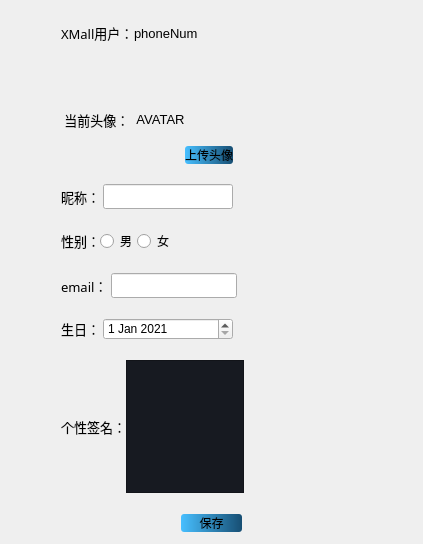
             <widget class="QWidget" name="basicInfoTab">
              <property name="styleSheet">
               <string notr="true">QLabel{
background:transparent;
font:13px;
}
QPushButton{
background-color:QLinearGradient(x1:0, y1: 0, x2: 1, y2: 0, stop: 0 rgb(71,191,255) , stop: 1 rgb(23, 78, 115));
border-style:solid;
border-color:white;
border-radius:3px;
border:0px solid ;
}

QPushButton:pressed{
background-color:QLinearGradient(x1:0, y1: 0, x2: 1, y2: 0, stop: 0 rgb(71,191,255) , stop: 1 rgb(23, 78, 115));
border-style:solid;
border-radius:3px;
border:1px solid;
}
</string>
              </property>
              <attribute name="title">
               <string>基本信息</string>
              </attribute>
              <layout class="QHBoxLayout" name="horizontalLayout_9" stretch="1,6,1">
               <item>
                <spacer name="verticalSpacer">
                 <property name="orientation">
                  <enum>Qt::Vertical</enum>
                 </property>
                 <property name="sizeHint" stdset="0">
                  <size>
                   <width>20</width>
                   <height>521</height>
                  </size>
                 </property>
                </spacer>
               </item>
               <item>
                <layout class="QVBoxLayout" name="verticalLayout_4" stretch="1,2,1,1,1,1,3,1">
                 <property name="spacing">
                  <number>20</number>
                 </property>
                 <property name="bottomMargin">
                  <number>0</number>
                 </property>
                 <item>
                  <layout class="QHBoxLayout" name="horizontalLayout" stretch="3,16,16">
                   <property name="spacing">
                    <number>0</number>
                   </property>
                   <item>
                    <widget class="QLabel" name="label_3">
                     <property name="font">
                      <font>
                       <family>Microsoft YaHei</family>
                       <pointsize>-1</pointsize>
                       <weight>50</weight>
                       <italic>false</italic>
                       <bold>false</bold>
                      </font>
                     </property>
                     <property name="styleSheet">
                      <string notr="true">*{
background:transparent;

}</string>
                     </property>
                     <property name="text">
                      <string>XMall用户：</string>
                     </property>
                    </widget>
                   </item>
                   <item>
                    <widget class="QLabel" name="phoneLabel">
                     <property name="text">
                      <string>phoneNum</string>
                     </property>
                     <property name="alignment">
                      <set>Qt::AlignLeading|Qt::AlignLeft|Qt::AlignVCenter</set>
                     </property>
                    </widget>
                   </item>
                   <item>
                    <spacer name="horizontalSpacer_7">
                     <property name="orientation">
                      <enum>Qt::Horizontal</enum>
                     </property>
                     <property name="sizeHint" stdset="0">
                      <size>
                       <width>40</width>
                       <height>20</height>
                      </size>
                     </property>
                    </spacer>
                   </item>
                  </layout>
                 </item>
                 <item>
                  <layout class="QHBoxLayout" name="horizontalLayout_8" stretch="1,2">
                   <property name="spacing">
                    <number>0</number>
                   </property>
                   <item>
                    <layout class="QHBoxLayout" name="horizontalLayout_2" stretch="1,1">
                     <property name="spacing">
                      <number>6</number>
                     </property>
                     <item>
                      <widget class="QLabel" name="label_4">
                       <property name="font">
                        <font>
                         <family>Microsoft YaHei</family>
                         <pointsize>-1</pointsize>
                         <weight>50</weight>
                         <italic>false</italic>
                         <bold>false</bold>
                        </font>
                       </property>
                       <property name="text">
                        <string> 当前头像：</string>
                       </property>
                      </widget>
                     </item>
                     <item>
                      <widget class="QLabel" name="avatarLabel">
                       <property name="sizePolicy">
                        <sizepolicy hsizetype="Fixed" vsizetype="Fixed">
                         <horstretch>0</horstretch>
                         <verstretch>0</verstretch>
                        </sizepolicy>
                       </property>
                       <property name="minimumSize">
                        <size>
                         <width>0</width>
                         <height>0</height>
                        </size>
                       </property>
                       <property name="maximumSize">
                        <size>
                         <width>200</width>
                         <height>200</height>
                        </size>
                       </property>
                       <property name="sizeIncrement">
                        <size>
                         <width>1</width>
                         <height>1</height>
                        </size>
                       </property>
                       <property name="text">
                        <string>AVATAR</string>
                       </property>
                       <property name="alignment">
                        <set>Qt::AlignCenter</set>
                       </property>
                      </widget>
                     </item>
                    </layout>
                   </item>
                   <item>
                    <layout class="QVBoxLayout" name="verticalLayout_5" stretch="5,1">
                     <property name="spacing">
                      <number>0</number>
                     </property>
                     <item>
                      <spacer name="horizontalSpacer">
                       <property name="orientation">
                        <enum>Qt::Horizontal</enum>
                       </property>
                       <property name="sizeHint" stdset="0">
                        <size>
                         <width>40</width>
                         <height>20</height>
                        </size>
                       </property>
                      </spacer>
                     </item>
                     <item>
                      <layout class="QHBoxLayout" name="horizontalLayout_10" stretch="1,4">
                       <item>
                        <widget class="QPushButton" name="avatarPushButton">
                         <property name="cursor">
                          <cursorShape>PointingHandCursor</cursorShape>
                         </property>
                         <property name="text">
                          <string>上传头像</string>
                         </property>
                        </widget>
                       </item>
                       <item>
                        <spacer name="verticalSpacer_3">
                         <property name="orientation">
                          <enum>Qt::Vertical</enum>
                         </property>
                         <property name="sizeHint" stdset="0">
                          <size>
                           <width>20</width>
                           <height>40</height>
                          </size>
                         </property>
                        </spacer>
                       </item>
                      </layout>
                     </item>
                    </layout>
                   </item>
                  </layout>
                 </item>
                 <item>
                  <layout class="QHBoxLayout" name="horizontalLayout_3" stretch="3,16,16">
                   <property name="spacing">
                    <number>3</number>
                   </property>
                   <item>
                    <widget class="QLabel" name="label_5">
                     <property name="font">
                      <font>
                       <family>Microsoft YaHei</family>
                       <pointsize>-1</pointsize>
                       <weight>50</weight>
                       <italic>false</italic>
                       <bold>false</bold>
                      </font>
                     </property>
                     <property name="text">
                      <string>昵称：</string>
                     </property>
                    </widget>
                   </item>
                   <item>
                    <widget class="QLineEdit" name="nicknameLineEdit">
                     <property name="sizePolicy">
                      <sizepolicy hsizetype="Expanding" vsizetype="Preferred">
                       <horstretch>0</horstretch>
                       <verstretch>0</verstretch>
                      </sizepolicy>
                     </property>
                     <property name="maximumSize">
                      <size>
                       <width>16777215</width>
                       <height>25</height>
                      </size>
                     </property>
                    </widget>
                   </item>
                   <item>
                    <spacer name="horizontalSpacer_2">
                     <property name="orientation">
                      <enum>Qt::Horizontal</enum>
                     </property>
                     <property name="sizeHint" stdset="0">
                      <size>
                       <width>40</width>
                       <height>20</height>
                      </size>
                     </property>
                    </spacer>
                   </item>
                  </layout>
                 </item>
                 <item>
                  <layout class="QHBoxLayout" name="horizontalLayout_4" stretch="1,1,1,8">
                   <property name="spacing">
                    <number>0</number>
                   </property>
                   <item>
                    <widget class="QLabel" name="label_6">
                     <property name="font">
                      <font>
                       <family>Microsoft YaHei</family>
                       <pointsize>-1</pointsize>
                       <weight>50</weight>
                       <italic>false</italic>
                       <bold>false</bold>
                      </font>
                     </property>
                     <property name="text">
                      <string>性别：</string>
                     </property>
                    </widget>
                   </item>
                   <item>
                    <widget class="QRadioButton" name="maleRadioButton">
                     <property name="text">
                      <string>男</string>
                     </property>
                    </widget>
                   </item>
                   <item>
                    <widget class="QRadioButton" name="femaleRadioButton">
                     <property name="text">
                      <string>女</string>
                     </property>
                    </widget>
                   </item>
                   <item>
                    <spacer name="horizontalSpacer_3">
                     <property name="orientation">
                      <enum>Qt::Horizontal</enum>
                     </property>
                     <property name="sizeHint" stdset="0">
                      <size>
                       <width>40</width>
                       <height>20</height>
                      </size>
                     </property>
                    </spacer>
                   </item>
                  </layout>
                 </item>
                 <item>
                  <layout class="QHBoxLayout" name="horizontalLayout_5" stretch="3,16,16">
                   <property name="spacing">
                    <number>3</number>
                   </property>
                   <item>
                    <widget class="QLabel" name="label_7">
                     <property name="font">
                      <font>
                       <family>Microsoft YaHei</family>
                       <pointsize>-1</pointsize>
                       <weight>50</weight>
                       <italic>false</italic>
                       <bold>false</bold>
                      </font>
                     </property>
                     <property name="text">
                      <string>email：</string>
                     </property>
                    </widget>
                   </item>
                   <item>
                    <widget class="QLineEdit" name="emailLineEdit">
                     <property name="sizePolicy">
                      <sizepolicy hsizetype="Expanding" vsizetype="Preferred">
                       <horstretch>0</horstretch>
                       <verstretch>0</verstretch>
                      </sizepolicy>
                     </property>
                     <property name="maximumSize">
                      <size>
                       <width>16777215</width>
                       <height>25</height>
                      </size>
                     </property>
                    </widget>
                   </item>
                   <item>
                    <spacer name="horizontalSpacer_4">
                     <property name="orientation">
                      <enum>Qt::Horizontal</enum>
                     </property>
                     <property name="sizeHint" stdset="0">
                      <size>
                       <width>40</width>
                       <height>20</height>
                      </size>
                     </property>
                    </spacer>
                   </item>
                  </layout>
                 </item>
                 <item>
                  <layout class="QHBoxLayout" name="horizontalLayout_6" stretch="3,16,16">
                   <property name="spacing">
                    <number>3</number>
                   </property>
                   <item>
                    <widget class="QLabel" name="label_8">
                     <property name="font">
                      <font>
                       <family>Microsoft YaHei</family>
                       <pointsize>-1</pointsize>
                       <weight>50</weight>
                       <italic>false</italic>
                       <bold>false</bold>
                      </font>
                     </property>
                     <property name="text">
                      <string>生日：</string>
                     </property>
                    </widget>
                   </item>
                   <item>
                    <widget class="QDateEdit" name="birthdayDateEdit">
                     <property name="date">
                      <date>
                       <year>2021</year>
                       <month>1</month>
                       <day>1</day>
                      </date>
                     </property>
                    </widget>
                   </item>
                   <item>
                    <spacer name="horizontalSpacer_5">
                     <property name="orientation">
                      <enum>Qt::Horizontal</enum>
                     </property>
                     <property name="sizeHint" stdset="0">
                      <size>
                       <width>40</width>
                       <height>20</height>
                      </size>
                     </property>
                    </spacer>
                   </item>
                  </layout>
                 </item>
                 <item>
                  <layout class="QHBoxLayout" name="horizontalLayout_7" stretch="3,16,16">
                   <property name="spacing">
                    <number>0</number>
                   </property>
                   <item>
                    <widget class="QLabel" name="label_9">
                     <property name="font">
                      <font>
                       <family>Microsoft YaHei</family>
                       <pointsize>-1</pointsize>
                       <weight>50</weight>
                       <italic>false</italic>
                       <bold>false</bold>
                      </font>
                     </property>
                     <property name="text">
                      <string>个性签名：</string>
                     </property>
                    </widget>
                   </item>
                   <item>
                    <widget class="QTextEdit" name="remarkTextEdit">
                     <property name="font">
                      <font>
                       <family>Microsoft YaHei</family>
                       <pointsize>10</pointsize>
                      </font>
                     </property>
                     <property name="autoFillBackground">
                      <bool>true</bool>
                     </property>
                     <property name="styleSheet">
                      <string notr="true">*{
background-color:rgb(23, 26, 33);

}
QTextEdit:hover{
background-color:rgb(23,26,33);
}</string>
                     </property>
                    </widget>
                   </item>
                   <item>
                    <spacer name="horizontalSpacer_6">
                     <property name="orientation">
                      <enum>Qt::Horizontal</enum>
                     </property>
                     <property name="sizeHint" stdset="0">
                      <size>
                       <width>40</width>
                       <height>20</height>
                      </size>
                     </property>
                    </spacer>
                   </item>
                  </layout>
                 </item>
                 <item>
                  <layout class="QHBoxLayout" name="horizontalLayout_13" stretch="6,3,6">
                   <item>
                    <spacer name="horizontalSpacer_8">
                     <property name="orientation">
                      <enum>Qt::Horizontal</enum>
                     </property>
                     <property name="sizeHint" stdset="0">
                      <size>
                       <width>40</width>
                       <height>20</height>
                      </size>
                     </property>
                    </spacer>
                   </item>
                   <item>
                    <widget class="QPushButton" name="ackPushButton">
                     <property name="cursor">
                      <cursorShape>PointingHandCursor</cursorShape>
                     </property>
                     <property name="text">
                      <string>保存</string>
                     </property>
                    </widget>
                   </item>
                   <item>
                    <spacer name="horizontalSpacer_9">
                     <property name="orientation">
                      <enum>Qt::Horizontal</enum>
                     </property>
                     <property name="sizeHint" stdset="0">
                      <size>
                       <width>40</width>
                       <height>20</height>
                      </size>
                     </property>
                    </spacer>
                   </item>
                  </layout>
                 </item>
                </layout>
               </item>
               <item>
                <spacer name="verticalSpacer_2">
                 <property name="orientation">
                  <enum>Qt::Vertical</enum>
                 </property>
                 <property name="sizeHint" stdset="0">
                  <size>
                   <width>20</width>
                   <height>521</height>
                  </size>
                 </property>
                </spacer>
               </item>
              </layout>
             </widget>
